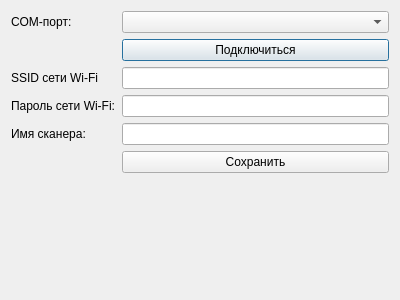
<?xml version="1.0" encoding="UTF-8"?>
<ui version="4.0">
 <class>ScanerUARTSetupWindow</class>
 <widget class="QDialog" name="ScanerUARTSetupWindow">
  <property name="geometry">
   <rect>
    <x>0</x>
    <y>0</y>
    <width>400</width>
    <height>300</height>
   </rect>
  </property>
  <property name="windowTitle">
   <string>Dialog</string>
  </property>
  <layout class="QFormLayout" name="formLayout">
   <item row="0" column="1">
    <widget class="QComboBox" name="COMPortComboBox"/>
   </item>
   <item row="0" column="0">
    <widget class="QLabel" name="label">
     <property name="text">
      <string>COM-порт:</string>
     </property>
    </widget>
   </item>
   <item row="1" column="1">
    <widget class="QPushButton" name="connectBtn">
     <property name="text">
      <string>Подключиться</string>
     </property>
    </widget>
   </item>
   <item row="2" column="0">
    <widget class="QLabel" name="label_2">
     <property name="text">
      <string>SSID сети Wi-Fi</string>
     </property>
    </widget>
   </item>
   <item row="3" column="0">
    <widget class="QLabel" name="label_3">
     <property name="text">
      <string>Пароль сети Wi-Fi:</string>
     </property>
    </widget>
   </item>
   <item row="4" column="0">
    <widget class="QLabel" name="label_4">
     <property name="text">
      <string>Имя сканера:</string>
     </property>
    </widget>
   </item>
   <item row="2" column="1">
    <widget class="QLineEdit" name="ssidInput"/>
   </item>
   <item row="3" column="1">
    <widget class="QLineEdit" name="passInput"/>
   </item>
   <item row="4" column="1">
    <widget class="QLineEdit" name="scanerNameInput"/>
   </item>
   <item row="5" column="1">
    <widget class="QPushButton" name="saveBtn">
     <property name="text">
      <string>Сохранить</string>
     </property>
    </widget>
   </item>
  </layout>
 </widget>
 <resources/>
 <connections/>
</ui>
